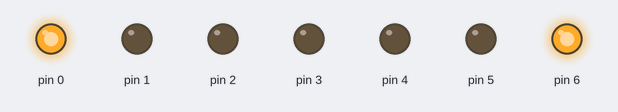
Recording of a sketch running on a simulated Arduino Uno, built with avr-gcc and run on an emulated ATmega328P. On the bench: output pins drawn as LEDs (lit = HIGH).

Above: at 0.5 s.
At 3.5 s:
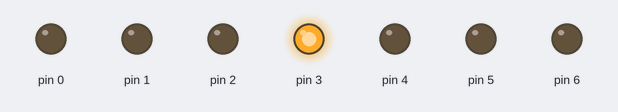
At 4.5 s:
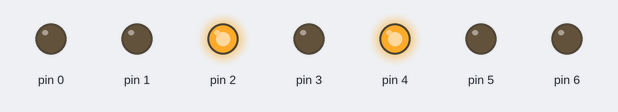
At 7.5 s:
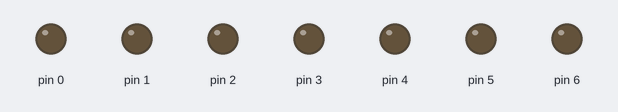
At 9.5 s:
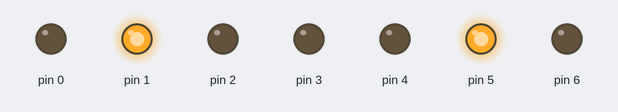
Timing chart, 0 to 10.4 s (numbered marks = the images above):
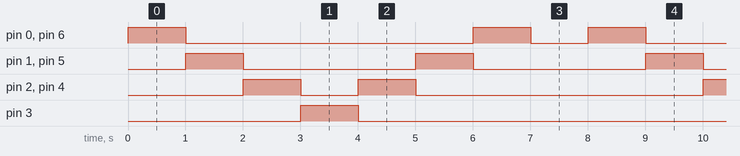

Measured:
- by itself, pin 0, pin 6: repeats every 8.0 s: LOW 5.0 s, HIGH 1.0 s, LOW 1.0 s, HIGH 1.0 s
- by itself, pin 1, pin 5: alternates HIGH for 1.0 s and LOW for 3.0 s
- by itself, pin 2, pin 4: repeats every 8.0 s: LOW 1.0 s, HIGH 1.0 s, LOW 5.0 s, HIGH 1.0 s
- by itself, pin 3: alternates HIGH for 1.0 s and LOW for 7.0 s

The sketch:

L2_5.ino
```cpp
/*
  Lesson 2
  Mission 5
*/


void setup() {
  // put your setup code here, to run once:

  pinMode(0, OUTPUT);
  pinMode(1, OUTPUT);
  pinMode(2, OUTPUT);
  pinMode(3, OUTPUT);
  pinMode(4, OUTPUT);
  pinMode(5, OUTPUT);
  pinMode(6, OUTPUT);

}

void loop() {
  // put your main code here, to run repeatedly:

  digitalWrite(0, HIGH);
  digitalWrite(6, HIGH);
  delay(1000);


  digitalWrite(0, LOW);
  digitalWrite(1, HIGH);
  digitalWrite(5, HIGH);
  digitalWrite(6, LOW);
  delay(1000);


  digitalWrite(1, LOW);
  digitalWrite(2, HIGH);
  digitalWrite(4, HIGH);
  digitalWrite(5, LOW);
  delay(1000);


  digitalWrite(2, LOW);
  digitalWrite(3, HIGH);
  digitalWrite(4, LOW);
  delay(1000);

  //time to reverse

  digitalWrite(2, HIGH);
  digitalWrite(3, LOW);
  digitalWrite(4, HIGH);
  delay(1000);


  digitalWrite(1, HIGH);
  digitalWrite(2, LOW);
  digitalWrite(4, LOW);
  digitalWrite(5, HIGH);
  delay(1000);


  digitalWrite(0, HIGH);
  digitalWrite(1, LOW);
  digitalWrite(5, LOW);
  digitalWrite(6, HIGH);
  delay(1000);


  digitalWrite(0, LOW);
  digitalWrite(6, LOW);
  delay(1000);

}
```
